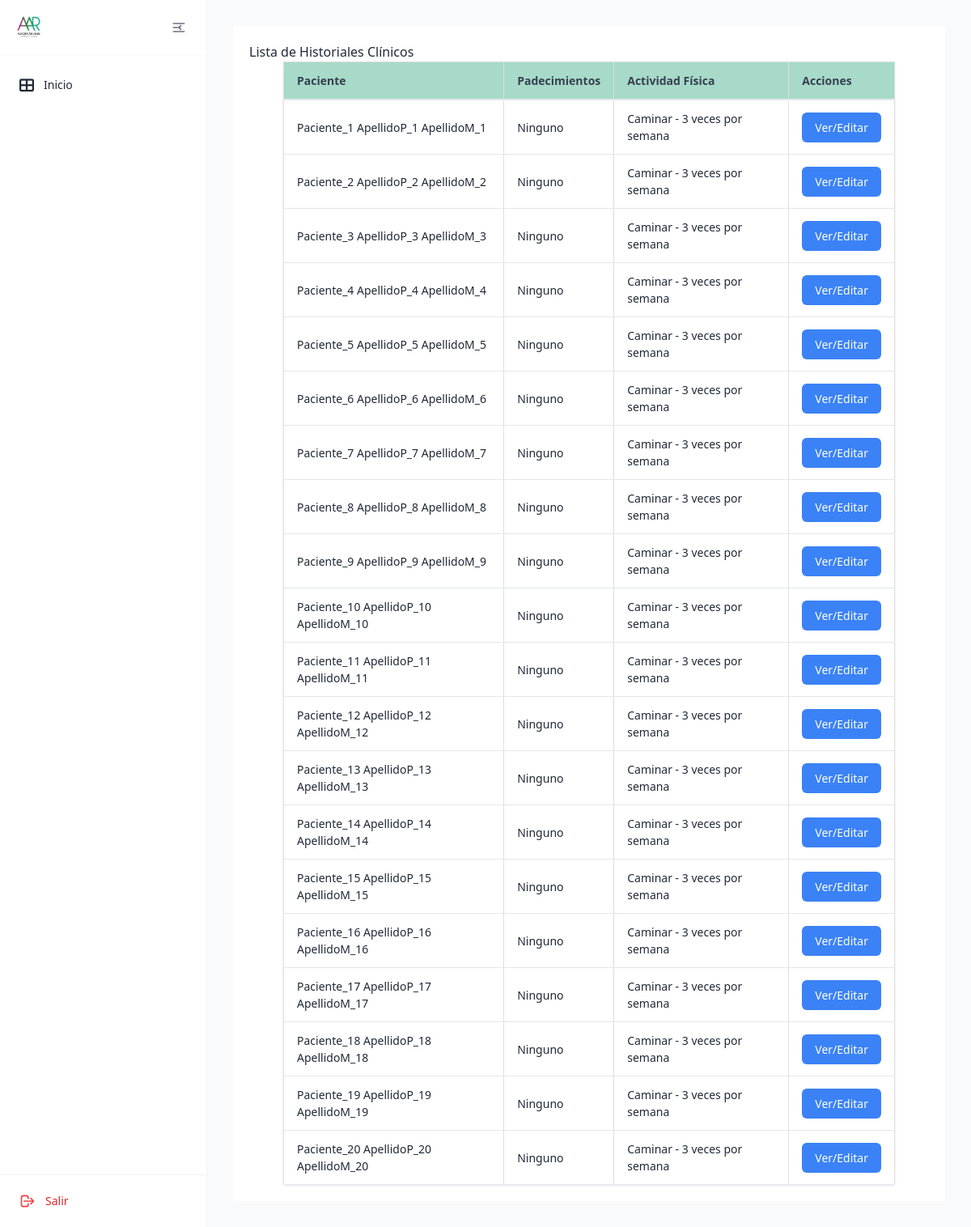
/historial-clinico/, run on an earlier commit of the app's database.
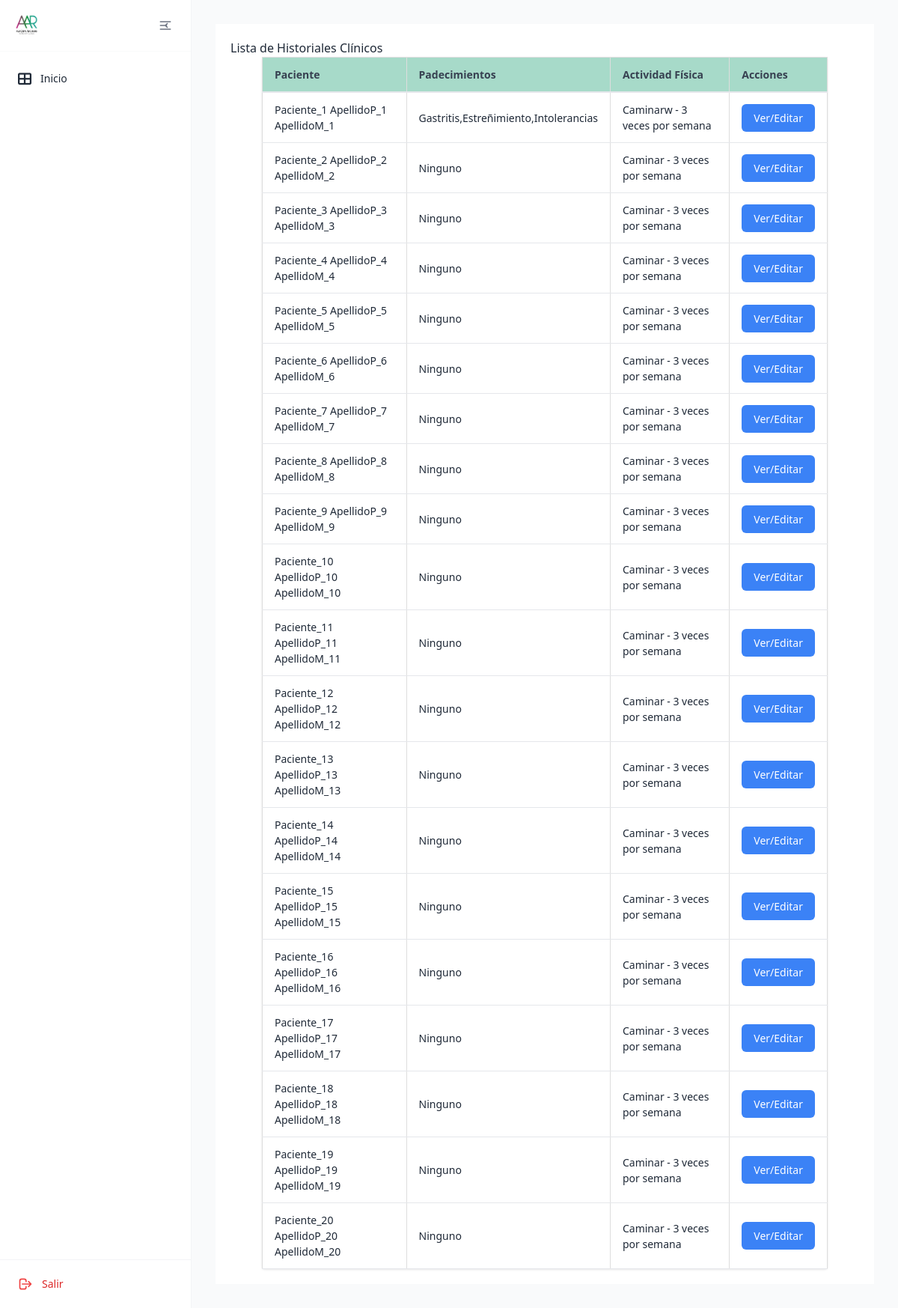
And on a later commit of the database.
### tables this page shows
CREATE TABLE historial_clinico (
    id INTEGER PRIMARY KEY AUTOINCREMENT,
    paciente_id INTEGER NOT NULL,
    cirugias TEXT,
    padecimientos TEXT,
    medicamentos TEXT,
    suplementos TEXT,
    enfermedades_previas TEXT,
    enfermedades_actuales TEXT,
    tipo_actividad_fisica TEXT,
    frecuencia_actividad_fisica TEXT,
    tiempo_actividad_fisica TEXT,
    numero_comidas_diarias INTEGER,
    alimentos_normales TEXT,
    alimentos_no_gustados TEXT,
    FOREIGN KEY (paciente_id) REFERENCES pacientes (id)
);

### app/models/paciente.py (models this page shows, shortened)
class Paciente(db.Model):
    __tablename__ = 'pacientes'
    id = db.Column(db.Integer, primary_key=True)
    nombre = db.Column(db.String(50), nullable=False)
    apellido_paterno = db.Column(db.String(50), nullable=False)
    apellido_materno = db.Column(db.String(50), nullable=False)
    genero = db.Column(db.String(10), nullable=False)
    fecha_nacimiento = db.Column(db.Date, nullable=False)
    telefono = db.Column(db.String(100), nullable=False)
    correo = db.Column(db.String(100), nullable=False)
    ciudad = db.Column(db.String(100), nullable=False)
    fecha_registro = db.Column(db.DateTime, default=datetime.utcnow)
    status = db.Column(db.String(20), default='activo')

### app/controllers/historial_clinico.py (the view)
@historial_clinico.route('/')
def lista_historiales():
    historiales = HistorialClinico.obtener_todos()
    return render_template('historiales/lista_historiales.html', historiales=historiales)

### app/db.py (called while the page is built)
def get_db():
    if 'db' not in g:
        try:
            db_path = os.environ.get('DATABASE_URL', 'pacientes.db')
            g.db = sqlite3.connect(
                db_path,
                detect_types=sqlite3.PARSE_DECLTYPES
            )
            g.db.row_factory = sqlite3.Row
        except sqlite3.Error as e:
            logger.error(f"Error crítico al conectar con la base de datos SQLite: {e}")
            raise e
    return g.db

def query_db(query, args=(), one=False):
    try:
        cur = get_db().execute(query, args)
        rv = cur.fetchall()
        cur.close()
        return (rv[0] if rv else None) if one else rv
    except sqlite3.Error as e:
        logger.error(f"Error al ejecutar query: {query}. Args: {args}. Detalle: {e}")
        raise e

### app/models/historial_clinico.py (called while the page is built)
    @staticmethod
    def obtener_todos():
        return query_db('''
            SELECT h.*, p.nombre, p.apellido_paterno, p.apellido_materno
            FROM historial_clinico h
            JOIN pacientes p ON h.paciente_id = p.id
        ''')

### app/templates/historiales/lista_historiales.html (shortened to what this page needs)
{% extends "base/base.html" %}
{% block content %}
<div class="valoracion-container">
    <h2>Lista de Historiales Clínicos</h2>
    <table class="table">
        <thead>
            <tr>
                <th class="table__header">Paciente</th>
                <th class="table__header">Padecimientos</th>
                <th class="table__header">Actividad Física</th>
                <th class="table__header">Acciones</th>
            </tr>
        </thead>
        <tbody>
            {% for historial in historiales %}
            <tr>
                <td class="table__cell">{{ historial['nombre'] }} {{ historial['apellido_paterno'] }} {{ historial['apellido_materno'] }}</td>
                <td class="table__cell">{{ historial['padecimientos'] }}</td>
                <td class="table__cell">{{ historial['tipo_actividad_fisica'] }} - {{ historial['frecuencia_actividad_fisica'] }}</td>
                <td class="table__cell">
                    <a href="{{ url_for('historial_clinico.ver_crear_historial', paciente_id=historial['paciente_id']) }}" class="action-button">Ver/Editar</a>
                </td>
            </tr>
            {% endfor %}
        </tbody>
    </table>
</div>
{% endblock %}

What changed in the data, as far as the page shows it:
changed historial_clinico "Paciente_1": padecimientos "Ninguno" → "Gastritis,Estreñimiento,Intolerancias"; tipo_actividad_fisica "Caminar" → "Caminarw"
